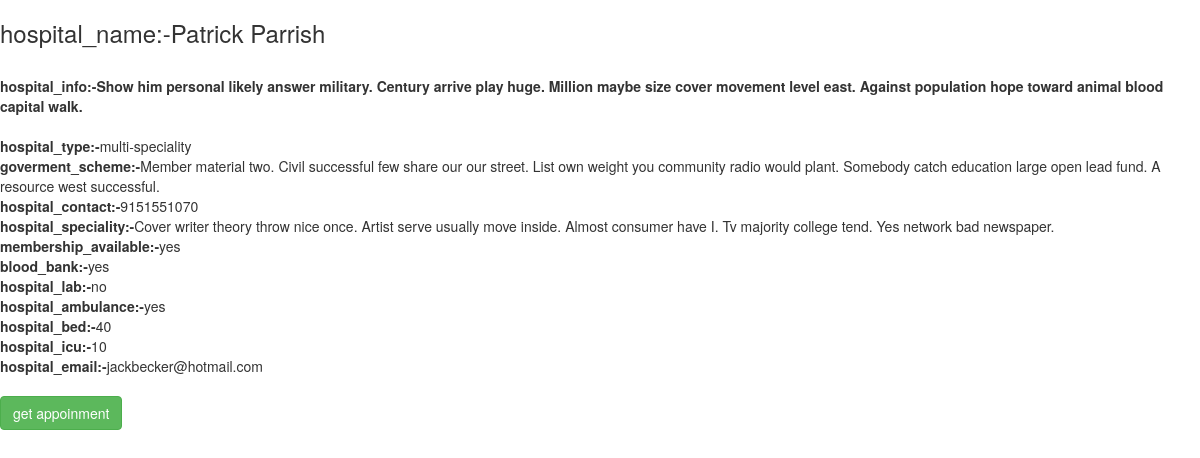
The app's page /hospital/list/4/ with its own data.
### hospitalapp/models.py (models this page shows, shortened)
class Hospital(models.Model):
    user_choice =(('multi-speciality','multispeciality'),('speciality','speciality'))
    choice = (('yes','yes'),('no','no'))
    hospital_name=models.CharField(max_length=50)
    hospital_address=models.CharField(max_length=50)
    hospital_info=models.TextField()
    hospital_type=models.CharField(max_length=20,choices=user_choice, default='multi-speciality')
    goverment_scheme=models.TextField()
    hospital_contact=models.IntegerField()
    hospital_speciality=models.TextField()
    membership_available=models.CharField(max_length=20,default='no',choices=choice)
    blood_bank=models.CharField(max_length=20,default='yes',choices=choice)
    hospital_lab=models.CharField(max_length=20,default='yes',choices=choice)
    hospital_ambulance=models.CharField(max_length=20,default='yes',choices=choice)
    hospital_bed=models.IntegerField()
    hospital_icu=models.IntegerField()
    hospital_email=models.EmailField(unique=True)
    hospital_password=models.CharField(max_length=50)

### hospitalapp/views.py (the view)
# urls.py: path('list/<int:pk>/',views.HospitalDetail.as_view(),name='detail'),
class HospitalDetail(DetailView):
    model=Hospital
    template_name = 'hospitalapp/hospital_detail.html'

### hospitalapp/templates/hospitalapp/hospital_detail.html (shortened to what this page needs)
<!DOCTYPE html>
<html lang="en" dir="ltr">
  <head>
    <link rel="stylesheet" href="https://maxcdn.bootstrapcdn.com/bootstrap/3.3.7/css/bootstrap.min.css">
  </head>
  <body>
    <b><h3>hospital_name:-{{hospital.hospital_name}}</h3><br></b>
    <b>hospital_info:-{{hospital.hospital_info}}<br><br></b>
    <b>hospital_type:-</b>{{hospital.hospital_type}}<br>
    <b>goverment_scheme:-</b>{{hospital.goverment_scheme}}<br>
    <b>hospital_contact:-</b>{{hospital.hospital_contact}}<br>
    <b>hospital_speciality:-</b>{{hospital.hospital_speciality}}<br>
    <b>membership_available:-</b>{{hospital.membership_available}}<br>
    <b>blood_bank:-</b>{{hospital.blood_bank}}<br>
    <b>hospital_lab:-</b>{{hospital.hospital_lab}}<br>
    <b>hospital_ambulance:-</b>{{hospital.hospital_ambulance}}<br>
    <b>hospital_bed:-</b>{{hospital.hospital_bed}}<br>
    <b>hospital_icu:-</b>{{hospital.hospital_icu}}<br>
    <b>hospital_email:-</b>{{hospital.hospital_email}}<br><br>
    <a href="/patient/appoint/" class="btn btn-success">get appoinment</a>
  </body>
</html>

### records on screen
Hospital: hospital_name "Patrick Parrish", hospital_info "Show him personal likely answer military. Century arrive play huge. Million maybe size cover movement level east. Against population hope toward animal blood capital walk.", hospital_type "multi-speciality", goverment_scheme "Member material two. Civil successful few share our our street. List own weight you community radio would plant. Somebody catch education large open lead fund. A resource west successful.", hospital_contact "9151551070", hospital_speciality "Cover writer theory throw nice once. Artist serve usually move inside. Almost consumer have I. Tv majority college tend. Yes network bad newspaper.", membership_available "yes", blood_bank "yes", hospital_lab "no", hospital_ambulance "yes", hospital_bed "40", hospital_icu "10", hospital_email "jackbecker@hotmail.com"
